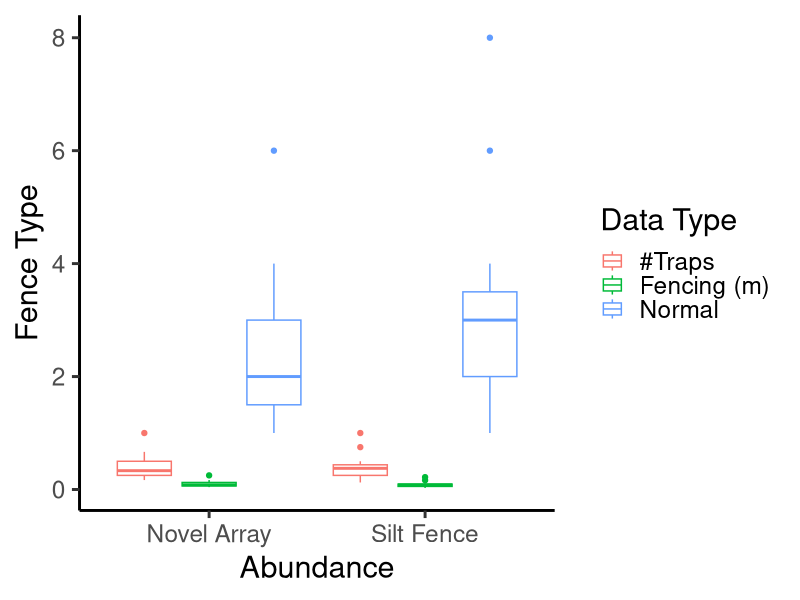
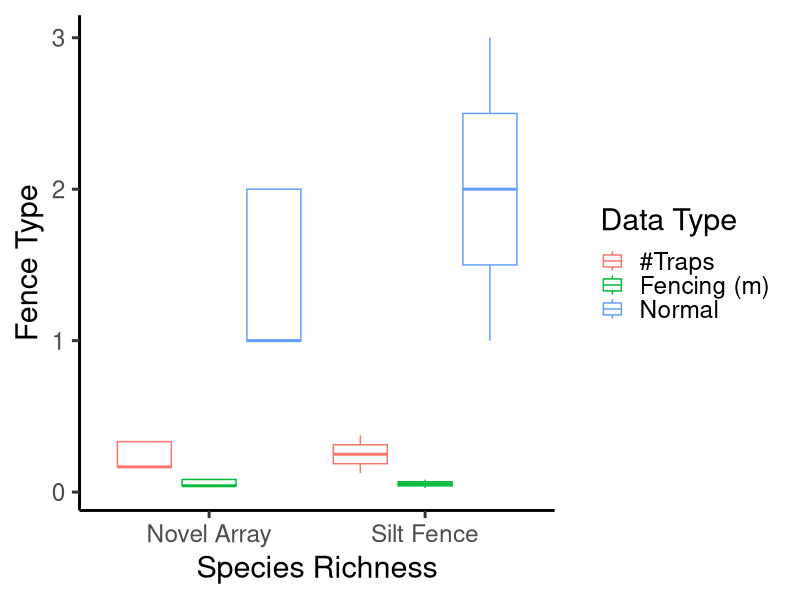

These figures' R source, in order:
# 'A portable and wind resistant drift fence array for arid environments'
#submitted to Herpetology Notes 7/8/23

#BT Camper

library('dplyr') #version 1.0.10
library('tidyr') #version 1.2.1
library('ggplot2') #version 3.3.6
library('vegan') #version 2.6-2

#set working directory
setwd("insert working directory here")

#read in 2022 full data
reptiles_2022_full <- read.csv("NM_reptiles_2022_full_data.csv", header=TRUE)


#---

### ABUNDANCE AND RICHNESS BY SITE

#generates species richness by site
richness_by_site <- aggregate(reptiles_2022_full, Species~Site, function(x) length(unique(x)))

#generates abundance by site
abundance_by_site <- aggregate(reptiles_2022_full, Species~Site, length)


#generate Appendix 1
abundance <- data.frame(reptiles_2022_full %>% group_by(Site, Species) %>% dplyr::count(Site))
  #pivot abundance data to look like Appendix 1
abund <- pivot_wider(abundance, names_from=Site, values_from=n) #appendix 1 data

#---------------------

### SAMPLING EFFORT DATA

#Sampling effort in Days
effort <- reptiles_2022_full %>% group_by(Site,Date) %>% summarise(Freq=n())
effort_days <- effort %>% group_by(Site) %>% count()

#Sampling effort in trap Checks
effort1 <- reptiles_2022_full %>% group_by(Site,Date,Time) %>% summarise(Freq=n())
effort_checks <- effort1 %>% group_by(Site, Time) %>% count()


#-----------------------
#-----------------------


### COMPARING DRIFT FENCE TYPES


#-----------------------

### CREATING A COMMUNITY MATRIX

#read in comparison data (silt fence [2021] vs. novel drift fence [2022])
SNE_2021_2022 <- read.csv("NM_reptiles_2021-2022_sub_data.csv", header=TRUE)

data_table <- data.frame(table(SNE_2021_2022$Species, SNE_2021_2022$Date, SNE_2021_2022$year)) #creating frequency table by Species/Date/Year
data_matrix <- pivot_wider(data_table, names_from=Var1, values_from=Freq) #pull frequency table into a matrix

#renaming columns
names(data_matrix)[names(data_matrix) == "Var2"] <- "Date"
names(data_matrix)[names(data_matrix) == "Var3"] <- "Year"

#calculating abundance and richness
data_matrix$abundance <- rowSums(data_matrix[,sapply(data_matrix, is.integer)]) #calculating abundance per replicate
data_matrix <- data_matrix[data_matrix$abundance!=0,] #removing rows that have no reptiles
data_matrix$richness <- apply(data_matrix[names(data_matrix) %in% unique(SNE_2021_2022$Species)],1,function(x) sum(x > 0)) #calculating richness per replicate

#controlling for amount of traps and fencing
data_matrix$abundance_trap <- if_else(data_matrix$Year == "2021", data_matrix$abundance/8, data_matrix$abundance/6) #controlling for number of traps per drift fence type
data_matrix$abundance_fence <- if_else(data_matrix$Year == "2021", data_matrix$abundance/36.576, data_matrix$abundance/24) #controlling for number of traps per drift fence type
data_matrix$richness_trap <- if_else(data_matrix$Year == "2021", data_matrix$richness/8, data_matrix$richness/6) #controlling for amount of fencing per drift fence type
data_matrix$richness_fence <- if_else(data_matrix$Year == "2021", data_matrix$richness/36.576, data_matrix$richness/24) #controlling for amount of fencing per drift fence type

#-----------------------

### COMPARISONS OF ABUNDANCE AND RICHNESS

#Kruskal-Wallis Test

#abundance normal
kruskal.test(abundance ~ Year, data = data_matrix)
#abundance adjusted #traps
kruskal.test(abundance_trap ~ Year, data = data_matrix)
#abundance adjusted #fence
kruskal.test(abundance_fence ~ Year, data = data_matrix)

#richness normal
kruskal.test(richness ~ Year, data = data_matrix)
#richness adjusted #traps
kruskal.test(richness_trap ~ Year, data = data_matrix)
#richness adjusted #fence
kruskal.test(richness_fence ~ Year, data = data_matrix)


#Box-and-whisker plots

#creating ggplot-friendly dataframe
#filtering dataframe by abundance/richness type, adding 'fence_type' column
norm <- data.frame(data_matrix[c("Year", "abundance", "richness")], info_type = rep("Normal", nrow(data_matrix)))
trap <- data.frame(data_matrix[c("Year", "abundance_trap", "richness_trap")], info_type = rep("#Traps", nrow(data_matrix)))
fence <- data.frame(data_matrix[c("Year", "abundance_fence", "richness_fence")], info_type = rep("Fencing (m)", nrow(data_matrix)))

#renaming columns to match each other (for rbind function)
names(trap) <- names(norm)
names(fence) <- names(norm)

#creating new dataframe
plot_fence <- rbind(norm, trap, fence)
#reworking year column to fence_type column
plot_fence$Year <- if_else(plot_fence$Year == "2021", "Silt Fence", "Novel Array")
plot_fence <- rename(plot_fence, "fence_type" = "Year") #renaming Year column

#abundance figure 3a
ggplot(data=plot_fence, aes(x=fence_type, y=abundance, colour=info_type)) + geom_boxplot(position = position_dodge(width = 0.9)) +
  labs(x="Abundance", y="Fence Type", colour="Data Type") + theme_classic(22)


#species richness figure 3b
ggplot(data=plot_fence, aes(x=fence_type, y=richness, colour=info_type)) + geom_boxplot(position = position_dodge(width = 0.9)) + 
  labs(x="Species Richness", y="Fence Type", colour="Data Type") + theme_classic(22)


#-----------------------

### ORDINATION SPACE ANALYSES

#rescaling raw abundance data to proportion data, each row = 1 (100%)
prop_matrix<-cbind((data_matrix[names(data_matrix) %in% unique(SNE_2021_2022$Species)]/rowSums(data_matrix[names(data_matrix) %in% unique(SNE_2021_2022$Species)]))*100,
                   data_matrix[c("Date", "Year")])

#PERMANOVA test for bray-curtis and jaccard disimilarity
adonis2(prop_matrix[,names(prop_matrix) %in% unique(SNE_2021_2022$Species)]~prop_matrix$Year, method ="bray", perm=999) #bray-curtis
adonis2(prop_matrix[,names(prop_matrix) %in% unique(SNE_2021_2022$Species)]~prop_matrix$Year, method ="jaccard", perm=999) #jaccard

